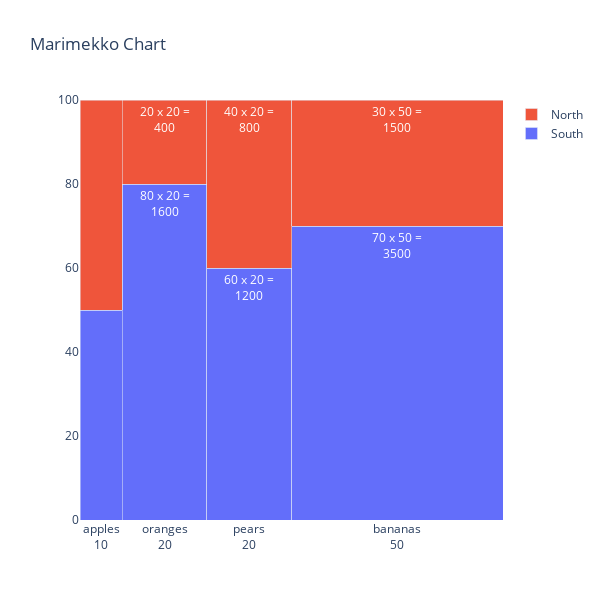

The notebook cell saved with this chart:
### Markdown cell above
A Marimekko Chart (also called a Mekko Chart) is a two-dimensional chart that combines features of a bar chart and a 100% stacked bar chart. It is named after the Finnish design company Marimekko due to its colorful, patterned appearance.

Each bar in a Marimekko chart represents a category, with the width of the bar proportional to one variable (e.g., market share) and the segments within the bar stacked to show the composition of another variable (e.g., product categories within that market). This makes Marimekko charts highly effective for visualizing relationships between two dimensions of data.


- Visualization of Proportions: They help in showing how the parts of each category contribute to the whole, not only in one dimension but also across categories.

- Comparative Analysis: By representing both category proportions and composition, Marimekko charts offer insights into multiple aspects of data simultaneously.

- Business Applications: They are often used in market share analysis, sales distribution, or any scenario requiring a visualization of proportional relationships between two dimensions.

### Code cell
import plotly.graph_objects as go
import numpy as np

labels = ["apples","oranges","pears","bananas"]
widths = np.array([10,20,20,50])

data = {
    "South": [50,80,60,70],
    "North": [50,20,40,30]
}

fig = go.Figure()
for key in data:
    fig.add_trace(go.Bar(
        name=key,
        y=data[key],
        x=np.cumsum(widths)-widths,
        width=widths,
        offset=0,
        customdata=np.transpose([labels, widths*data[key]]),
        texttemplate="%{y} x %{width} =<br>%{customdata[1]}",
        textposition="inside",
        textangle=0,
        textfont_color="white",
        hovertemplate="<br>".join([
            "label: %{customdata[0]}",
            "width: %{width}",
            "height: %{y}",
            "area: %{customdata[1]}",
        ])
    ))

fig.update_xaxes(
    tickvals=np.cumsum(widths)-widths/2,
    ticktext= ["%s<br>%d" % (l, w) for l, w in zip(labels, widths)]
)

fig.update_xaxes(range=[0,100])
fig.update_yaxes(range=[0,100])

fig.update_layout(
    height=600, width=600,
    title_text="Marimekko Chart",
    barmode="stack",
    uniformtext=dict(mode="hide", minsize=10),
)

### Figure 1 — Plotly figure (JSON) as saved in the notebook; plotly's stock layout.template omitted (floating-point values rounded to 4 significant figures)
{"data": [{"customdata": [["apples", "500"], ["oranges", "1600"], ["pears", "1200"], ["bananas", "3500"]], "hovertemplate": "label: %{customdata[0]}<br>width: %{width}<br>height: %{y}<br>area: %{customdata[1]}", "name": "South", "offset": 0, "textangle": 0, "textfont": {"color": "white"}, "textposition": "inside", "texttemplate": "%{y} x %{width} =<br>%{customdata[1]}", "type": "bar", "width": [10, 20, 20, 50], "x": [0, 10, 30, 50], "y": [50, 80, 60, 70]}, {"customdata": [["apples", "500"], ["oranges", "400"], ["pears", "800"], ["bananas", "1500"]], "hovertemplate": "label: %{customdata[0]}<br>width: %{width}<br>height: %{y}<br>area: %{customdata[1]}", "name": "North", "offset": 0, "textangle": 0, "textfont": {"color": "white"}, "textposition": "inside", "texttemplate": "%{y} x %{width} =<br>%{customdata[1]}", "type": "bar", "width": [10, 20, 20, 50], "x": [0, 10, 30, 50], "y": [50, 20, 40, 30]}], "layout": {"barmode": "stack", "height": 600, "title": {"text": "Marimekko Chart"}, "uniformtext": {"minsize": 10, "mode": "hide"}, "width": 600, "xaxis": {"range": [0, 100], "ticktext": ["apples<br>10", "oranges<br>20", "pears<br>20", "bananas<br>50"], "tickvals": [5.0, 20.0, 40.0, 75.0]}, "yaxis": {"range": [0, 100]}}}
